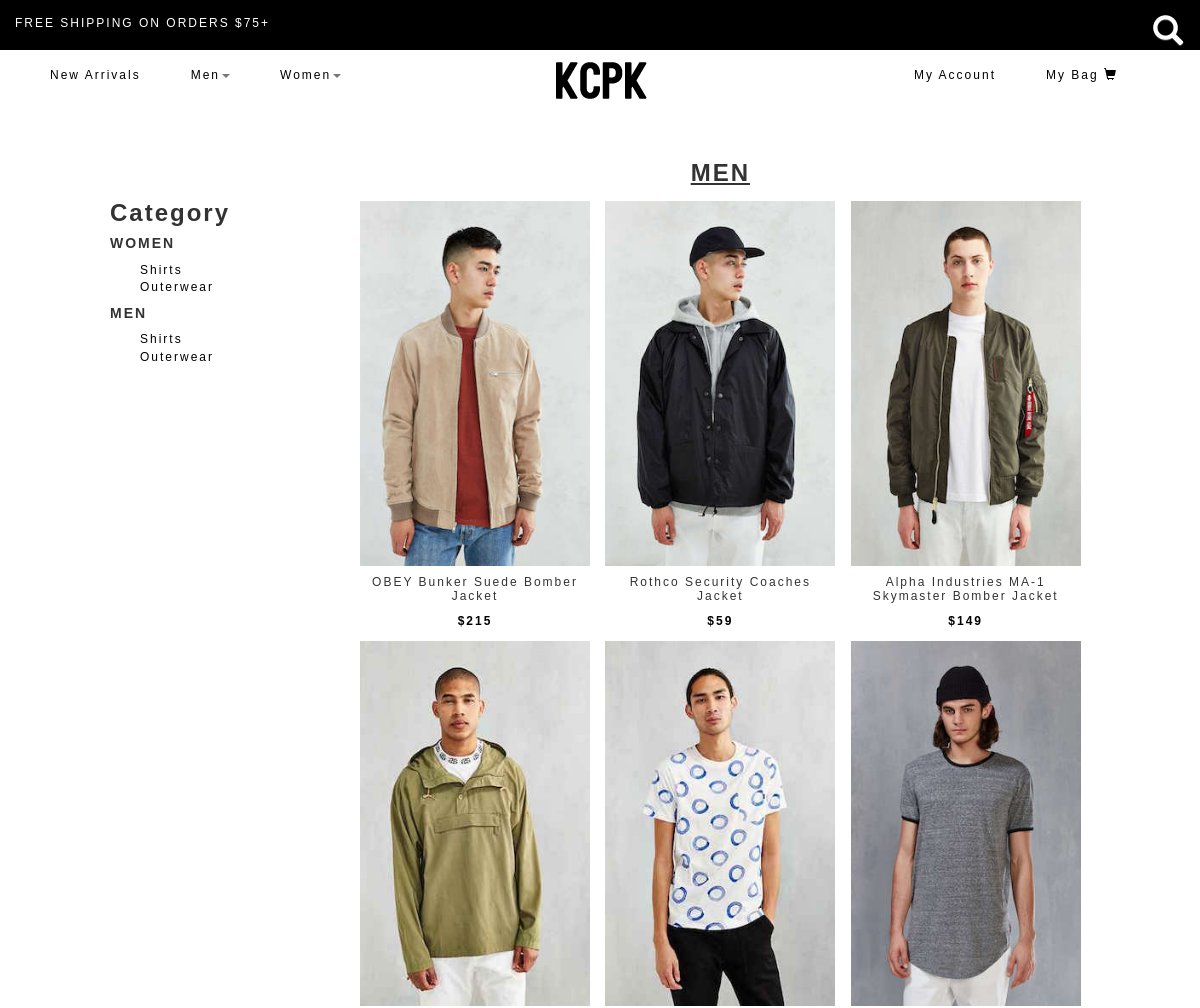
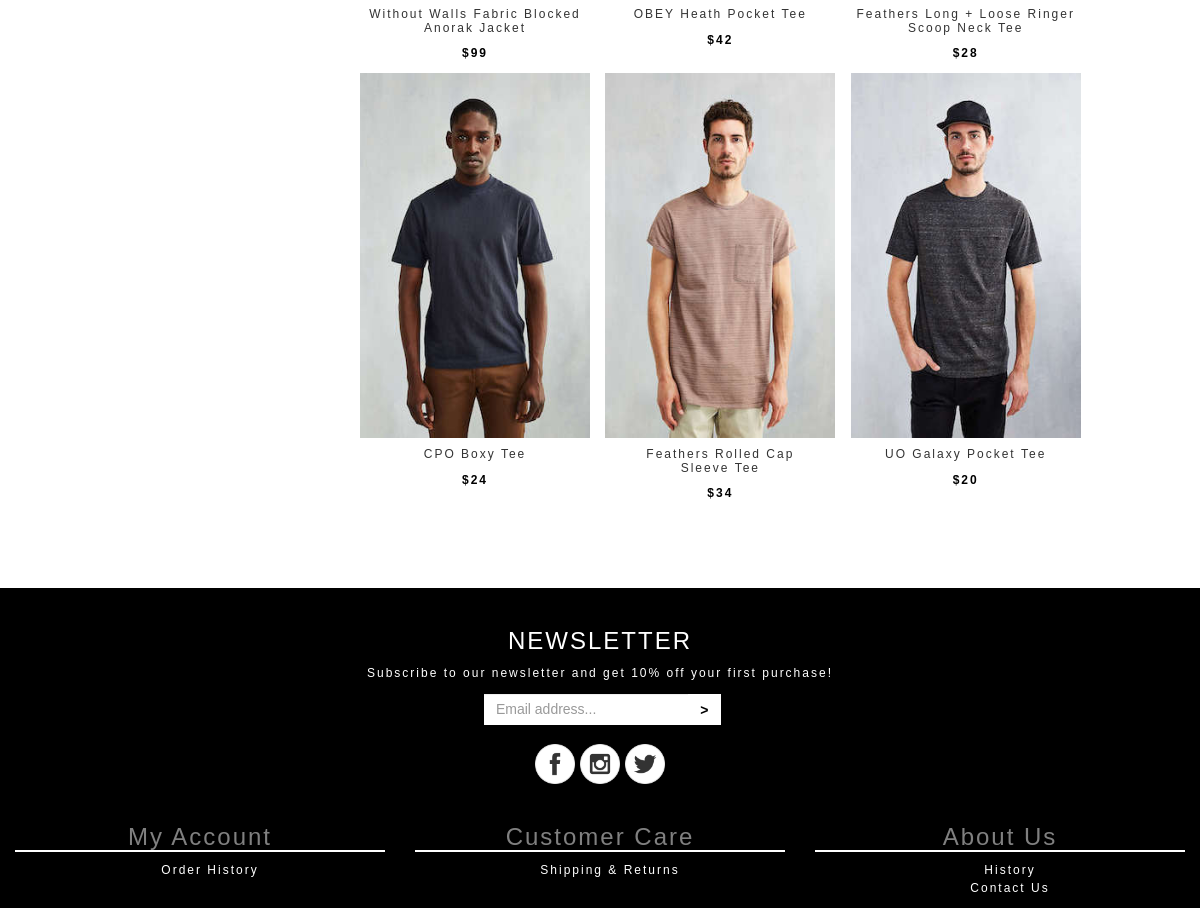
/index.php/products/men_all, run on the app's committed database (2 pictures, top to bottom).
### tables this page shows
CREATE TABLE `products` (
  `id` int(11) NOT NULL AUTO_INCREMENT,
  `name` varchar(45) DEFAULT NULL,
  `gender` varchar(45) DEFAULT NULL,
  `description` varchar(255) DEFAULT NULL,
  `price` float DEFAULT NULL,
  `type` varchar(45) DEFAULT NULL,
  `color` varchar(45) DEFAULT NULL,
  `created_at` datetime DEFAULT NULL,
  `updated_at` datetime DEFAULT NULL,
  `front_image_filename` varchar(45) DEFAULT NULL,
  `back_image_filename` varchar(45) DEFAULT NULL,
  PRIMARY KEY (`id`)
);

### application/controllers/Products.php (called while the page is built, shortened)
<?php
class Products extends CI_Controller {
    public function men_all()
    {
    	$this->load->model('Product');
    	$products['allMen'] = $this->Product->getMenAll();
    	$this->load->view('men_all', $products);
    }
}

### index.php (called while the page is built, shortened)
<?php
require_once BASEPATH.'core/CodeIgniter.php';

### application/models/Product.php (called while the page is built, shortened)
<?php
class Product extends CI_Model {
    public function getMenAll() {
    	$query = "SELECT * FROM products WHERE products.gender = 'men' ORDER BY created_at DESC";
    	return $this->db->query($query)->result_array();
    }
}

### application/views/men_all.php (the view, shortened to what this page needs)
<!DOCTYPE html>
<html>
<head>
	<?php $this->load->view('partials/header'); ?>
</head>
<body>
<div id='container'>
    <div class='categories'>
        <h3 class="category">Category</h3>
        <h5 class="category">WOMEN</h5>
        <ul>
            <li><a class="type" href="/products/womenTees">Shirts</a></li>
            <li><a class="type" href="/products/womenOuterwears">Outerwear</a></li>
        </ul>
        <h5 class="category">MEN</h5>
        <ul>
            <li><a class="type" href="/products/menTees">Shirts</a></li>
            <li><a class="type" href="/products/outerwear">Outerwear</a></li>
        </ul>
</div>
<div class="rightSide">
    <p><h3 class="page_title">MEN</h3>
<div class="classContent">
<?php
			foreach($allMen as $shirt ){
		?>
			<div class="product">
				<a href="/itemDetails/<?=$shirt['id']?>"><img id = '<?= $shirt['id'] ?>' class="picSize" src="/assets/currentProducts/<?= $shirt['front_image_filename']?>" alt="Tee 1" data-alt-src='/assets/currentProducts/<?= $shirt['back_image_filename']?>'/></a>
				<h6><?= $shirt['name']?></h6>
				<p class='bold'>$<?= $shirt['price'] ?></p>
			</div>
		<?php
			}
		?>
</div>
		</div>
	</div>
<?php $this->load->view('/partials/footer');?>
</body>
</html>

### application/views/partials/header.php (shortened to what this page needs)
<link rel="stylesheet" href="https://maxcdn.bootstrapcdn.com/bootstrap/3.3.6/css/bootstrap.min.css">
<link rel="stylesheet" href="https://maxcdn.bootstrapcdn.com/bootstrap/3.3.6/css/bootstrap-theme.min.css">
<link rel="stylesheet" type="text/css" href="/assets/home_view_style.css">
<nav class="navbar navbar-default navbar-fixed-top">
  <div class="top">
<ul class="nav navbar-nav navbar-right">
    <li><a href="#search"><span class="glyphicon glyphicon-search white_search"></a></li>
</ul>
    <p class="white">FREE SHIPPING ON ORDERS $75+</p>
  </div>
  <div class="container-fluid">
    <div class="navbar-header">
      <a class="navbar-brand" id="logo" href="/Products"><img src="/assets/kcpk.png"></a>
    </div>
    <div class="collapse navbar-collapse" id="bs-example-navbar-collapse-1">
      <ul class="nav navbar-nav">
        <li><a href="/products/newArrivals">New Arrivals</a></li>
        <li class="dropdown">
          <a href="#" class="dropdown-toggle" data-toggle="dropdown" role="button" aria-haspopup="true" aria-expanded="false">Men<span class="caret"></span></a>
        </li>
        <li class="dropdown">
          <a href="#" class="dropdown-toggle" data-toggle="dropdown" role="button" aria-haspopup="true" aria-expanded="false">Women<span class="caret"></span></a>
        </li>
      </ul>
      <ul class="nav navbar-nav navbar-right">
        <li><a href="/products/login">My Account</a></li>
        <li><a href="/Products/DisplayBag">My Bag <span class="glyphicon glyphicon-shopping-cart"></span></a></li>
      </ul>
    </div>
  </div>
</nav>

### application/views/partials/footer.php (shortened to what this page needs)
<div class="footer">
  <div class="col-l-5">
  <div class="col-l-4" id="newsletter">
    <h3>NEWSLETTER</h3>
    <p class="white">Subscribe to our newsletter and get 10% off your first purchase!</p>
<form class="form-inline" role="form">
  <div class="form-group">
    <input type="email" class="form-control" id="email" placeholder="Email address...">
  </div>
  <button type="submit" class="btn btn-secondary" id="submit">></button><br><br>
  <a href="#"><img src="/assets/facebook.png" width="40" height="40"></a>
<a href="#"><img src="/assets/instagram.png" width="40" height="40"></a>
<a href="#"><img src="/assets/twitter.png" width="40" height="40"></a>
</form>
  <div class="col-xs-4">
    <h3 class="footer_header">My Account</h3>
      <ul>
        <li><a href="#">Order History</a></li>
      </ul>
  </div>
  <div class="col-xs-4 col-centered">
    <h3 class="footer_header">Customer Care</h3>
      <ul>
        <li><a href="/users/shipping_returns">Shipping & Returns</a></li>
     </ul>
   </div>
   <div class="col-xs-4">
      <h3 class="footer_header">About Us</h3>
       <ul>
         <li><a href="/users/history">History</a></li>
         <li><a href="/users/contact">Contact Us</a></li>
       </ul>
   </div>
  </div>
</div>
</div></div>

### assets/home_view_style.css (style rules this page uses)
* { margin:0px; padding:0px; }
body { font-family: "Karla", Arial, Helvetica, sans-serif; font-size: 1.2em; letter-spacing: 2px; }
#container { margin-left:5%; }
.navbar-collapse { background-color: white; }
.container-fluid { background-color: white; height: 60px; }
.navbar-brand { position: absolute; left: 52%; margin-left: -100px !important; display: block; font-size: 2em; margin-top: 10px; font-family: Courier; }
.footer { background-color: black; height: 350px; margin-top: 80px; }
.top { background-color: black; height: 50px; padding: 15px; }
#submit { background-color: white; border: 2px solid black; border-left: none; font-weight: bolder; border-radius: 0px; margin-left: -8px; height: 35px; }
p { color: black;z margin-left: 30px; }
.white { color: white; }
#logo { margin-top: -12px; margin-left: 80px; }
.white_search { color: white; font-size: 2.5em; margin-top: -40px; }
a { color: white; }
.footer_header { color: gray; border-bottom: 2px solid white; margin-top: 40px; }
.footer ul li { list-style-type: none; }
#newsletter { text-align: center; color: white; padding-top: 20px; height: 150px; }
#email, .form-control { border: 2px solid black; border-radius: 0px; background-color: white; color: black; height: 35px; }
body { padding: 10px 0px 0px; }
.btn { border: 3px solid black; border: 0 none; font-weight: 700; letter-spacing: 1px; background-color: white; text-transform: uppercase; }
.btn-secondary { background-color: white; color: black; border: 2px solid black; }
.navbar { background-color: #FFFFFF; border-color: #E7E7E7; height: 100px; }
.navbar-default .navbar-brand { color: #000000; }
.navbar-default .navbar-nav > li > a { color: #000000; }
.navbar-default .navbar-nav > .dropdown > a .caret { border-top-color: #777; border-bottom-color: #777; }
span { font-weight: bold; }

### application/views/men_all.php (style rules this page uses)
* { padding: 0px; margin: 0px; }
#container { width: 1100px; margin: 130px 0px 0px 70px; }
.categories { height: 400px; width: 190px; display: inline-block; vertical-align: top; margin-left: 10px; margin-top: 40px; }
.rightSide { display: inline-block; vertical-align: top; width: 890px; }
.classContent { text-align: center; }
.product { width: 230px; height: 430px; text-align: center; display:inline-block; margin: 5px; vertical-align: top; }
.picSize { height: 365px; width: 230px; }
.bold { font-weight: bold; }
ul { list-style: none; }
li { margin-left: 20px; }
.footer { background-color: black; height: 320px; margin-top: 80px; }
.page_title { text-align: center; font-weight: bolder; text-decoration: underline; }
.category { margin-left: 30px; font-weight: bolder; }
.type { margin-left: 40px; color: black; }

### data on the page
products: front_image_filename (picture), name "OBEY Bunker Suede Bomber Jacket", price "215"
products: front_image_filename (picture), name "Rothco Security Coaches Jacket", price "59"
products: front_image_filename (picture), name "Alpha Industries MA-1 Skymaster Bomber Jacket", price "149"
products: front_image_filename (picture), name "Without Walls Fabric Blocked Anorak Jacket", price "99"
products: front_image_filename (picture), name "OBEY Heath Pocket Tee", price "42"
products: front_image_filename (picture), name "Feathers Long + Loose Ringer Scoop Neck Tee", price "28"
products: front_image_filename (picture), name "CPO Boxy Tee", price "24"
products: front_image_filename (picture), name "Feathers Rolled Cap Sleeve Tee", price "34"
products: front_image_filename (picture), name "UO Galaxy Pocket Tee", price "20"
